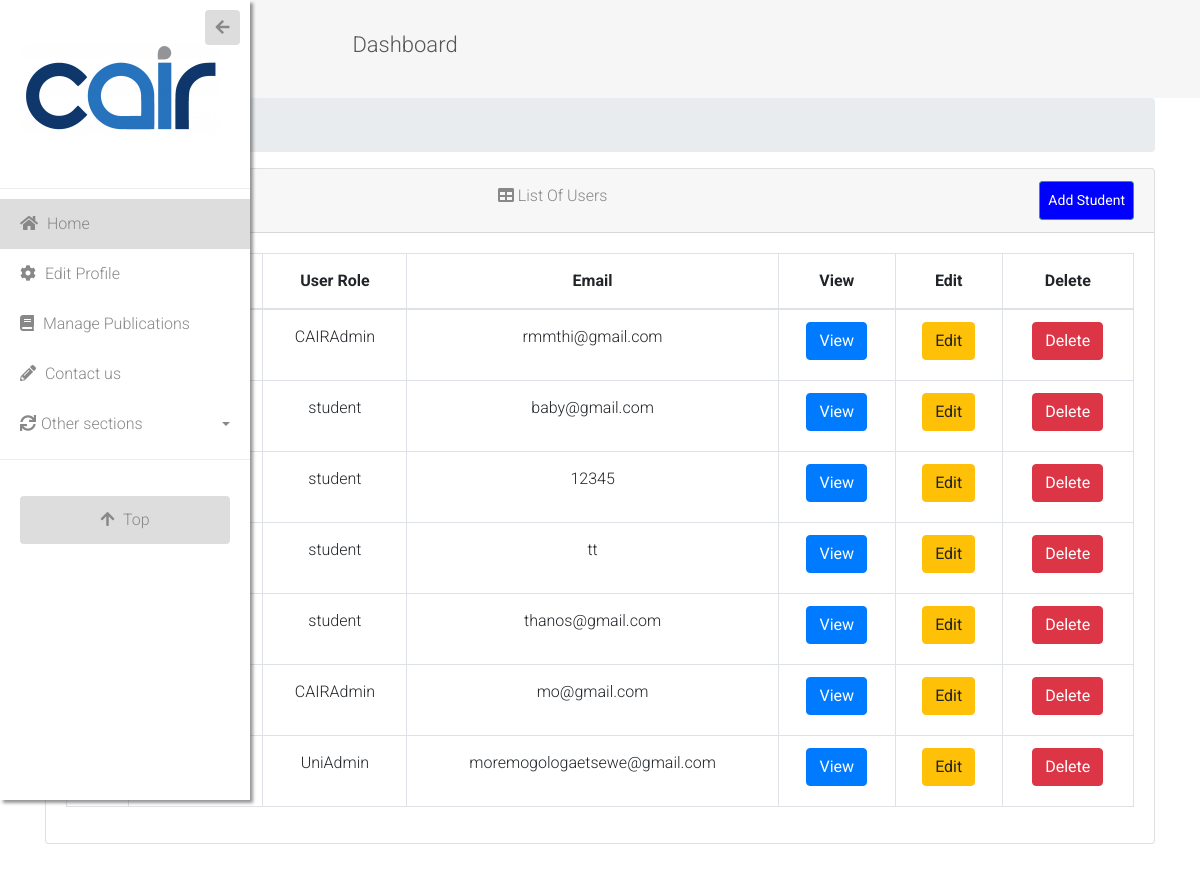
/listusers/, run on an earlier commit of the app's database.
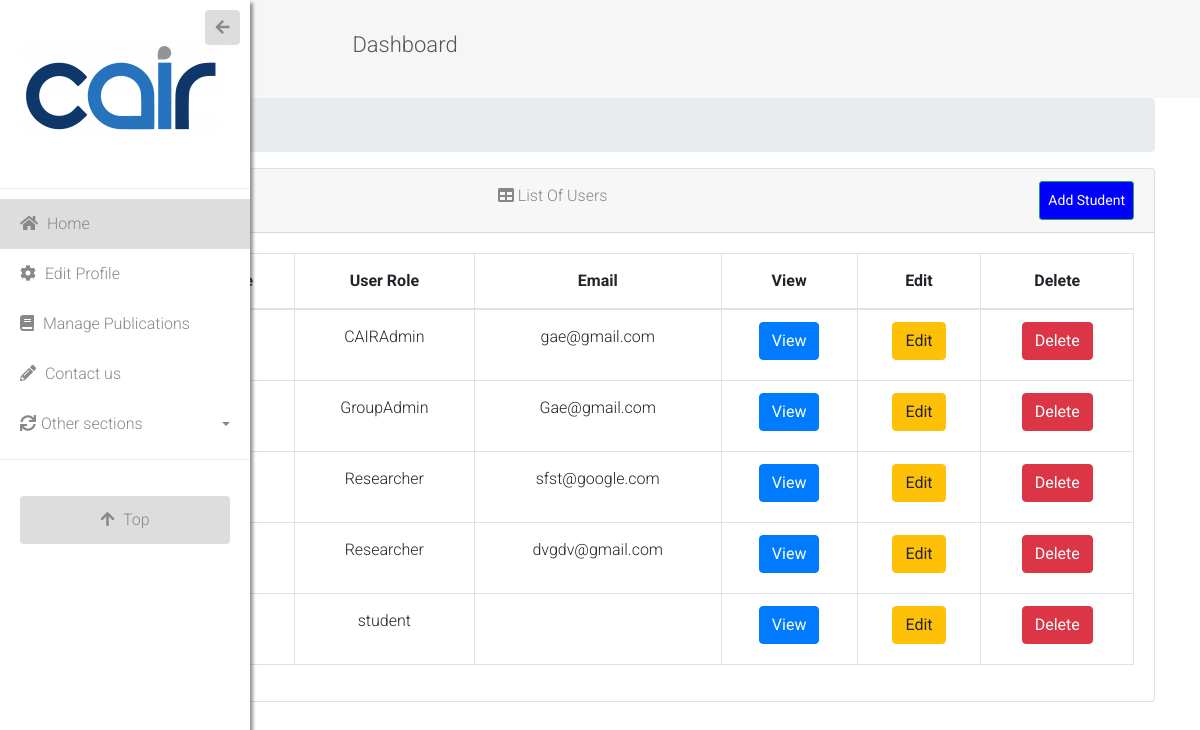
And on a later commit of the database.
### researchapp/models.py (models this page shows, shortened)
class User(AbstractUser):
    is_reseacher = models.BooleanField(default=True)
    role = models.ForeignKey(Role, on_delete=models.CASCADE, default=None, null=TRUE)
    uni = models.ForeignKey(University, on_delete=models.CASCADE, default=None, null=TRUE)
    grp = models.ForeignKey(Groups, on_delete=models.CASCADE, default=None, null=TRUE)

class Role(models.Model):
    RoleType = models.CharField(max_length=100)
    def __str__(self):
        return self.RoleType

### researchapp/views.py (the view)
# urls.py: path('listusers/', views.dashboardManageUsers, name= 'listusers'),
def dashboardManageUsers(request):
    if getRole(request)=='student':
        return redirect('dashboard')
    return render(request, 'list_users.html', filterUsersbyrole(request))

### researchapp/models.py (called while the page is built)
    def __str__(self):
        return self.Gname

### researchapp/views.py (called while the page is built)
def getRole(request):
    if request.user.is_authenticated:
        if slugify(request.user.role)=="researcher":
            return 'Researcher'
        elif slugify(request.user.role)=="groupadmin":
            return 'GroupAdmin'
        elif slugify(request.user.role)=="uniadmin":
            return 'UniAdmin'
        elif slugify(request.user.role)=="cairadmin":
            return 'CAIRAdmin'
        elif slugify(request.user.role)=="student":
            return 'student'
    else:
        return 'general'

def filterUsersbyrole(request):
    qs = User.objects.all()
    grps = Groups.objects.all()
    if getRole(request)=='GroupAdmin':
        qs = qs.filter(grp__Gname__icontains=request.user.grp)
    elif getRole(request)=="UniAdmin":
        qs = qs.filter(uni__Uniname__icontains=request.user.uni)
        grps = grps.filter(uni__Uniname__icontains=request.user.uni)
    elif getRole(request)=="Researcher":
        qs = qs.filter(grp__Gname__icontains=request.user.grp)
        qs = qs.filter(role__RoleType__icontains='student')
    print(grps)
    context = {
        'users': qs,
        'groups': grps,
        'Role': getRole(request),
        'UniCategory': University.objects.all()
    }
    return context

### researchapp/templates/list_users.html (shortened to what this page needs)
{% extends 'dashboard.html' %}
{% block body %}
        <div class="container-fluid">
        <div class="row">
          <div class="col-12 mb-3">
          <div class="col-12 mb-3">
                <div id="content-wrapper">
        <div class="container-fluid">
            <ol class="breadcrumb">
                <li class="breadcrumb-item">
                    <a href="">Staff Members</a>
                </li>
            </ol>
            <div class="card mb-3">
                <div class="card-header">
                    <i class="fas fa-table"></i>
                    List Of Users
                    <a  class="btn btn-sm btn-success" href="{% url 'addstu'%}" style="padding: 8px; float: right; background-color: blue; color: white;">Add Student</a>
                </div>
                <div class="card-body">
                    <div class="table-responsive">
                        <table class="table table-bordered" id="dataTable" width="100%" cellspacing="0">
                            <thead>
                            <tr>
                                <th>No</th>
                                <th>Username</th>
                                <th>User Role</th>
                                <th>Email</th>
                                <th>View</th>
                                <th>Edit</th>
                                <th>Delete</th>
                            </tr>
                            </thead>
                            <tbody>
                        {% if users %}
                            {% for user in users %}
                                <tr>
                                    <td>{{ forloop.counter }}</td>
                                    <td>{{ user.username }}</td>
                                    <td>{% if user.is_publisher == True %}
                                      <p>Publisher</p>
                                    {% elif user.is_admin == True %}
                                      <p>Admin</p>
                                    {% else %}
                                    <p>{{user.role}}</p>
                                      {% endif %}
                                    </td>
                                    <td>{{ user.email }}</td>
                                    <td>
                <a href="{% url 'alvuser' user.pk  %}"><button type="button" class="btn btn-primary"> View</button></a>
                 </td>
                <td>
                <a href="{% url 'aeuser' user.pk  %}"><button type="button" class="btn btn-warning"> Edit</button></a>
        </td>
        <td>
          <a href=""><button type="button" class="btn btn-danger"> Delete</button></a></td>
                                </tr>
                            {% endfor %}
                        {% endif %}
                            </tbody>
                        </table>
                    </div>
                </div>
            </div>
        </div>
    </div>
          </div>
        </div>
      </div>
    </div>
{% endblock %}

### researchapp/templates/dashboard.html (shortened to what this page needs)
{% load static %}
<!DOCTYPE html>
<html lang="en" dir="ltr">
  <head>
    <link rel="stylesheet" href="{% static 'style1.css' %}">
    <link href="https://cdn.jsdelivr.net/npm/bootstrap@5.2.0/dist/css/bootstrap.min.css"
    rel="stylesheet">
    <link href="https://cdn.jsdelivr.net/npm/bootstrap@5.2.0/dist/css/bootstrap.min.css"
    rel="stylesheet">
    		<link rel="stylesheet" href="https://stackpath.bootstrapcdn.com/bootstrap/4.3.1/css/bootstrap.min.css">
            <link rel="stylesheet" href="https://use.fontawesome.com/releases/v5.7.2/css/all.css">
            <link rel="stylesheet" href="{% static 'assets/css/jquery.mCustomScrollbar.min.css' %}">
            <link rel="stylesheet" href="{% static 'assets/css/animate.css' %}">
            <link rel="stylesheet" href="{% static 'assets/css/style.css' %}">
            <link rel="stylesheet" href="{% static 'assets/css/media-queries.css' %}">
  </head>
  <body>
       <div class="container-fluid bg-grey">
           <div class="col-sm-8">
             <br>
            <h3 style="text-align:center;" >Dashboard</h3>
             <br>
           </div>
         </div>
{% block body %} <p>Welcome, you are logged as a {{Role}}</p>{% endblock %}
           	<div class="wrapper">
       			<nav class="sidebar">
              <nav class="sidebar mCustomScrollbar _mCS_1 mCS-autoHide active light"
              style="overflow: visible;">
       				<div class="dismiss">
       					<i class="fas fa-arrow-left"></i>
       				</div>
       				<div class="logo">
       					<h3><a href="Home.html">Bootstrap 4 Template with Sidebar Menu</a></h3>
       				</div>
       				<ul class="list-unstyled menu-elements">
       					<li class="active">
       						<a  href="{% url 'home' %}"><i class="fas fa-home"></i> Home</a>
       					</li>
                 <li>
       						<a  href="#"><i class="fas fa-cog"></i> Edit Profile</a>
       					</li>
       					<li>
       						<a href="#"><i class="fas fa-book"></i> Manage Publications</a>
       					</li>
       					<li>
       						<a href="#"><i class="fas fa-pencil-alt"></i> Contact us</a>
       					<li>
       						<a href="#otherSections" data-toggle="collapse" aria-expanded="false" class="dropdown-toggle" role="button" aria-controls="otherSections">
       							<i class="fas fa-sync"></i>Other sections
       						</a>
       					</li>
       				</ul>
       				<div class="to-top">
       					<a class="btn btn-primary btn-customized-3" href="#" role="button">
       	                    <i class="fas fa-arrow-up"></i> Top
       	                </a>
       				</div>
       			</nav>
       			<div class="content">
       				<a class="btn btn-primary btn-customized open-menu"  href="#" role="button" style="background-color: #0f386c" >
                    <span>Dashboard</span>
                       </a>
       	        </div>
               </div>
           </body>
  </body>
</html>

### researchapp/static/assets/css/style.css (style rules this page uses)
body { font-family: 'Roboto', sans-serif; font-size: 16px; font-weight: 300; color: #888; line-height: 30px; text-align: center; }
a { color: #f35b3f; border-bottom: 1px dashed #f35b3f; text-decoration: none; transition: all .3s; }
h3 { font-size: 22px; font-weight: 300; color: #555; line-height: 30px; }
.wrapper { display: block; }
.sidebar { width: 250px; height: 100vh; position: fixed; top: 0; left: -255px; z-index: 999; background: #333; color: #fff; transition: all .3s; box-shadow: 3px 3px 3px rgba(51, 51, 51, 0.5); text-align: left; }
.sidebar.active { left: 0; }
.dismiss { width: 35px; height: 35px; position: absolute; top: 10px; right: 10px; transition: all .3s; background: #444; border-radius: 4px; text-align: center; line-height: 35px; cursor: pointer; }
.sidebar .logo { padding: 40px 20px; border-bottom: 1px solid #444; transition: all .3s; }
.sidebar .logo a { display: inline-block; width: 200px; height: 100px; background: url(../img/logo.png) left top no-repeat; border: 0; text-indent: -999999px; }
.sidebar ul.menu-elements { padding: 10px 0; border-bottom: 1px solid #444; transition: all .3s; }
.sidebar ul li a { display: block; padding: 10px 20px; border: 0; color: #fff; }
.sidebar ul li a i { margin-right: 5px; }
.sidebar ul li.active > a, a[aria-expanded="true"] { background: #444; color: #fff; }
.sidebar a[data-toggle="collapse"] { position: relative; }
.sidebar .dropdown-toggle::after { display: block; position: absolute; top: 50%; right: 20px; transform: translateY(-50%); }
.sidebar .to-top { padding: 20px; text-align: center; }
.sidebar.light { background: #fff; color: #888; }
.sidebar.light .dismiss { background: #ddd; color: #888; }
.sidebar.light .logo { border-color: #eee; }
.sidebar.light ul.menu-elements { border-color: #eee; }
.sidebar.light ul li a { color: #888; }
.sidebar.light ul li.active > a, .sidebar.light a[aria-expanded="true"] { background: #ddd; color: #888; }
.sidebar.light a.btn-customized-3 { background: #ddd; color: #888; }
.content { width: 100%; transition: all 0.3s; }
.open-menu { position: fixed; top: 20px; left: 10px; z-index: 997; box-shadow: 3px 3px 3px rgba(51, 51, 51, 0.2); }
.open-menu.btn-customized, .open-menu.btn-customized:hover, .open-menu.btn-customized:active, .open-menu.btn-customized:focus, .open-menu.btn-customized:active:focus, .open-menu.btn-customized.active:focus, .open-menu.btn-customized.btn.btn-primary:not(:disabled):not(.disabled):active, .open-menu.btn-customized.btn.btn-primary:not(:disabled):not(.disabled):active:focus { box-shadow: 3px 3px 3px rgba(51, 51, 51, 0.2); }
a.btn-customized { margin-left: 5px; margin-right: 5px; padding: .75rem 1.5rem; background: #f35b3f; border: 0; border-radius: 4px; font-size: 16px; font-weight: 300; color: #fff; box-shadow: none; }
a.btn-customized-3 { display: inline-block; width: 100%; margin: 0; padding: .75rem 1.5rem; background: #444; border: 0; border-radius: 4px; font-size: 16px; font-weight: 300; color: #fff; box-shadow: none; }
a.btn-customized i, a.btn-customized-2 i, a.btn-customized-3 i { margin-right: 5px; }

What changed in the data, as far as the page shows it:
removed User: role "student", email "baby@gmail.com"
removed User: role "student", email "12345"
removed User: role "student", email "thanos@gmail.com"
removed User: role "CAIRAdmin", email "mo@gmail.com"
removed User: role "UniAdmin", email "moremogologaetsewe@gmail.com"
changed User "CAIRAdmin": email "rmmthi@gmail.com" → "gae@gmail.com"
added User: role "GroupAdmin", email "Gae@gmail.com"
added User: role "Researcher", email "sfst@google.com"
added User: role "Researcher", email "dvgdv@gmail.com"
changed User "student": email "tt" → (not shown)
